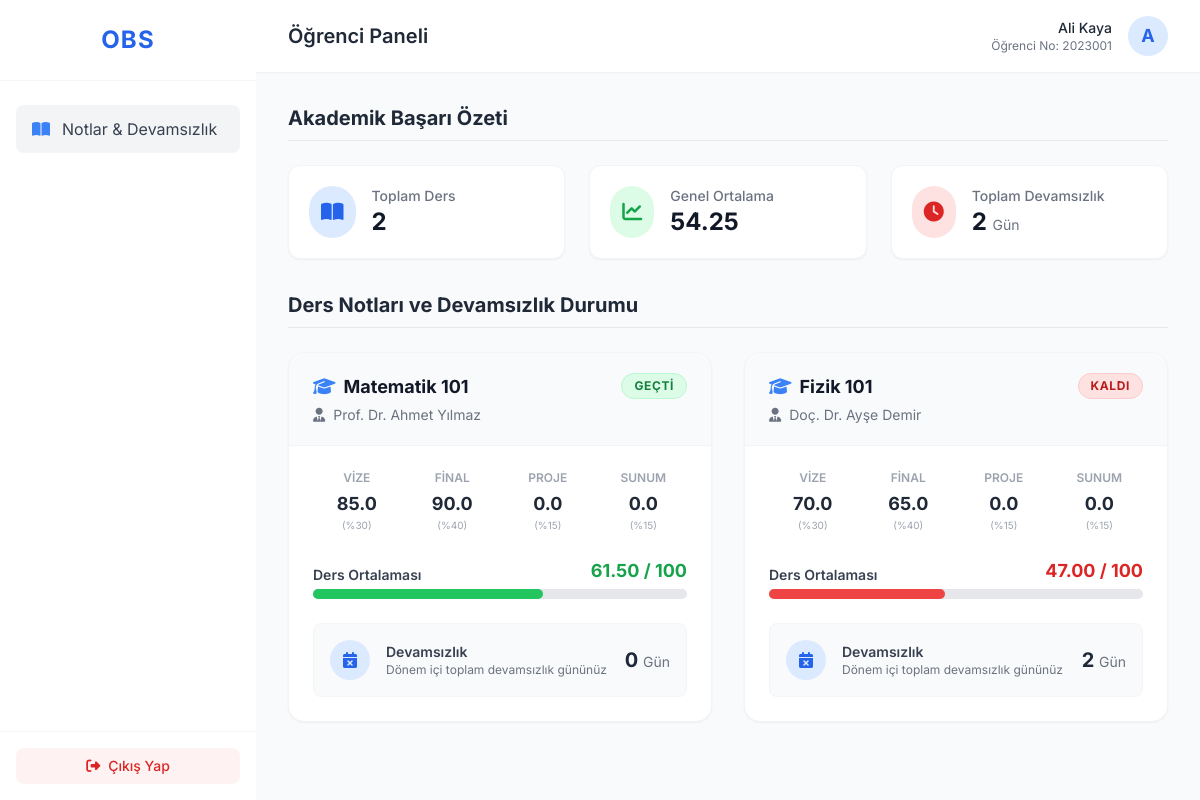
The app's page /student_dashboard (signed in) with its own data.
### models.py (models this page shows)
class User(db.Model, UserMixin):
    __tablename__ = 'user'
    id = db.Column(db.Integer, primary_key=True)
    username = db.Column(db.String(50), unique=True, nullable=False)
    password = db.Column(db.String(255), nullable=False)
    role = db.Column(db.String(20), nullable=False) # 'admin', 'academician', 'student'
    name_surname = db.Column(db.String(100), nullable=False)
    student_number = db.Column(db.String(20), nullable=True) # Sadece öğrenciler için
    courses_taught = db.relationship('Course', backref='academician', lazy=True)
    enrollments = db.relationship('Enrollment', backref='student', lazy=True)

class Enrollment(db.Model):
    __tablename__ = 'enrollment'
    id = db.Column(db.Integer, primary_key=True)
    student_id = db.Column(db.Integer, db.ForeignKey('user.id'), nullable=False)
    course_id = db.Column(db.Integer, db.ForeignKey('course.id'), nullable=False)
    vize = db.Column(db.Float, default=0.0)
    final = db.Column(db.Float, default=0.0)
    proje = db.Column(db.Float, default=0.0)
    sunum = db.Column(db.Float, default=0.0)
    devamsizlik = db.Column(db.Integer, default=0)
    __table_args__ = (db.UniqueConstraint('student_id', 'course_id', name='_student_course_uc'),)

class Course(db.Model):
    __tablename__ = 'course'
    id = db.Column(db.Integer, primary_key=True)
    name = db.Column(db.String(100), nullable=False)
    academician_id = db.Column(db.Integer, db.ForeignKey('user.id'), nullable=True)
    enrollments = db.relationship('Enrollment', backref='course', lazy=True)

### app.py (the view)
@app.route('/student_dashboard')
@login_required
def student_dashboard():
    if current_user.role != 'student':
        return "Yetkisiz Erişim", 403
    enrollments = Enrollment.query.filter_by(student_id=current_user.id).all()
    return render_template('student_dashboard.html', enrollments=enrollments)

### app.py (called while the page is built)
@login_manager.user_loader
def load_user(user_id):
    return User.query.get(int(user_id))

### templates/student_dashboard.html
{% extends "base.html" %}
{% block header_title %}Öğrenci Paneli{% endblock %}
{% block content %}
<div class="mb-8">
    <h3 class="text-xl font-bold text-gray-800 border-b pb-2 mb-6">Akademik Başarı Özeti</h3>
    {% if not enrollments %}
    <div class="bg-yellow-50 border-l-4 border-yellow-400 p-4 text-yellow-700 rounded-md">
        <p>Kayıtlı olduğunuz herhangi bir ders bulunmamaktadır.</p>
    </div>
    {% else %}
    <div class="grid grid-cols-1 md:grid-cols-3 gap-6 mb-8">
        <div class="bg-white rounded-xl shadow-sm border border-gray-100 p-5 flex items-center space-x-4">
            <div class="p-3 rounded-full bg-blue-100 text-blue-600">
                <i class="fa-solid fa-book-open text-xl"></i>
            </div>
            <div>
                <p class="text-sm font-medium text-gray-500">Toplam Ders</p>
                <p class="text-2xl font-bold text-gray-900">{{ enrollments|length }}</p>
            </div>
        </div>
        {% set total_avg = namespace(value=0) %}
        {% set total_absent = namespace(value=0) %}
        {% for en in enrollments %}
            {% set avg = (en.vize * 0.3) + (en.final * 0.4) + (en.proje * 0.15) + (en.sunum * 0.15) %}
            {% set total_avg.value = total_avg.value + avg %}
            {% set total_absent.value = total_absent.value + en.devamsizlik %}
        {% endfor %}
        {% set general_avg = total_avg.value / (enrollments|length) if enrollments|length > 0 else 0 %}
        <div class="bg-white rounded-xl shadow-sm border border-gray-100 p-5 flex items-center space-x-4">
            <div class="p-3 rounded-full bg-green-100 text-green-600">
                <i class="fa-solid fa-chart-line text-xl"></i>
            </div>
            <div>
                <p class="text-sm font-medium text-gray-500">Genel Ortalama</p>
                <p class="text-2xl font-bold text-gray-900">{{ "%.2f"|format(general_avg) }}</p>
            </div>
        </div>
        <div class="bg-white rounded-xl shadow-sm border border-gray-100 p-5 flex items-center space-x-4">
            <div class="p-3 rounded-full bg-red-100 text-red-600">
                <i class="fa-solid fa-clock text-xl"></i>
            </div>
            <div>
                <p class="text-sm font-medium text-gray-500">Toplam Devamsızlık</p>
                <p class="text-2xl font-bold text-gray-900">{{ total_absent.value }} <span class="text-sm font-normal text-gray-500">Gün</span></p>
            </div>
        </div>
    </div>
    <h3 class="text-xl font-bold text-gray-800 border-b pb-2 mb-6">Ders Notları ve Devamsızlık Durumu</h3>
    <div class="grid grid-cols-1 lg:grid-cols-2 gap-8">
        {% for en in enrollments %}
        {% set avg = (en.vize * 0.3) + (en.final * 0.4) + (en.proje * 0.15) + (en.sunum * 0.15) %}
        <div class="bg-white rounded-2xl shadow-sm border border-gray-100 overflow-hidden hover:shadow-md transition-shadow flex flex-col">
            <div class="bg-gray-50 px-6 py-5 border-b border-gray-100 flex justify-between items-start">
                <div>
                    <h4 class="text-lg font-bold text-gray-900"><i class="fa-solid fa-graduation-cap mr-2 text-blue-500"></i>{{ en.course.name }}</h4>
                    <p class="text-sm text-gray-500 mt-1"><i class="fa-solid fa-user-tie mr-1"></i> {{ en.course.academician.name_surname if en.course.academician else 'Belirtilmedi' }}</p>
                </div>
                {% if avg >= 50 %}
                    <span class="px-3 py-1 bg-green-100 text-green-700 text-xs font-bold uppercase tracking-wider rounded-full border border-green-200">Geçti</span>
                {% else %}
                    <span class="px-3 py-1 bg-red-100 text-red-700 text-xs font-bold uppercase tracking-wider rounded-full border border-red-200">Kaldı</span>
                {% endif %}
            </div>
            <div class="p-6 flex-1 flex flex-col justify-between space-y-6">
                <div class="grid grid-cols-4 gap-2 text-center">
                    <div>
                        <p class="text-xs text-gray-400 font-semibold uppercase mb-1">Vize</p>
                        <p class="text-lg font-bold text-gray-800">{{ "%.1f"|format(en.vize) }}</p>
                        <p class="text-[10px] text-gray-400">(%30)</p>
                    </div>
                    <div>
                        <p class="text-xs text-gray-400 font-semibold uppercase mb-1">Final</p>
                        <p class="text-lg font-bold text-gray-800">{{ "%.1f"|format(en.final) }}</p>
                        <p class="text-[10px] text-gray-400">(%40)</p>
                    </div>
                    <div>
                        <p class="text-xs text-gray-400 font-semibold uppercase mb-1">Proje</p>
                        <p class="text-lg font-bold text-gray-800">{{ "%.1f"|format(en.proje) }}</p>
                        <p class="text-[10px] text-gray-400">(%15)</p>
                    </div>
                    <div>
                        <p class="text-xs text-gray-400 font-semibold uppercase mb-1">Sunum</p>
                        <p class="text-lg font-bold text-gray-800">{{ "%.1f"|format(en.sunum) }}</p>
                        <p class="text-[10px] text-gray-400">(%15)</p>
                    </div>
                </div>
                <div>
                    <div class="flex justify-between items-end mb-1">
                        <span class="text-sm font-semibold text-gray-700">Ders Ortalaması</span>
                        <span class="text-lg font-bold {% if avg >= 50 %}text-green-600{% else %}text-red-600{% endif %}">{{ "%.2f"|format(avg) }} / 100</span>
                    </div>
                    <div class="w-full bg-gray-200 rounded-full h-2.5">
                        <div class="h-2.5 rounded-full {% if avg >= 50 %}bg-green-500{% else %}bg-red-500{% endif %}" style="width: {{ avg }}%"></div>
                    </div>
                </div>
                <div class="bg-gray-50 rounded-lg p-4 border border-gray-100 flex items-center justify-between">
                    <div class="flex items-center">
                        <div class="w-10 h-10 rounded-full flex items-center justify-center {% if en.devamsizlik > 5 %}bg-red-100 text-red-600{% elif en.devamsizlik > 2 %}bg-yellow-100 text-yellow-600{% else %}bg-blue-100 text-blue-600{% endif %} mr-4">
                            <i class="fa-solid fa-calendar-xmark"></i>
                        </div>
                        <div>
                            <p class="text-sm font-semibold text-gray-700">Devamsızlık</p>
                            <p class="text-xs text-gray-500">Dönem içi toplam devamsızlık gününüz</p>
                        </div>
                    </div>
                    <div class="text-xl font-bold {% if en.devamsizlik > 5 %}text-red-600{% elif en.devamsizlik > 2 %}text-yellow-600{% else %}text-gray-800{% endif %}">
                        {{ en.devamsizlik }} <span class="text-sm font-normal text-gray-500">Gün</span>
                    </div>
                </div>
            </div>
        </div>
        {% endfor %}
    </div>
    {% endif %}
</div>
{% endblock %}

### templates/base.html (shortened to what this page needs)
<!DOCTYPE html>
<html lang="tr">
<head>
    <script src="https://cdn.tailwindcss.com"></script>
    <link rel="stylesheet" href="https://cdnjs.cloudflare.com/ajax/libs/font-awesome/6.4.0/css/all.min.css">
</head>
<body class="bg-gray-50 text-gray-800 relative">
    {% if current_user.is_authenticated %}
    <div class="flex h-screen overflow-hidden">
        <aside class="w-64 bg-white shadow-md flex-shrink-0 flex flex-col">
            <div class="p-6 border-b border-gray-100 flex items-center justify-center">
                <h1 class="text-2xl font-bold text-blue-600 tracking-wider">OBS</h1>
            </div>
            <nav class="flex-1 px-4 py-6 space-y-2 overflow-y-auto">
                {% if current_user.role == 'admin' %}
                    <a href="{{ url_for('admin_dashboard') }}" class="flex items-center px-4 py-3 text-gray-700 bg-gray-100 rounded-lg hover:bg-gray-200 transition-colors">
                        <i class="fa-solid fa-gauge mr-3 text-blue-500"></i> Yönetim Paneli
                    </a>
                {% elif current_user.role == 'academician' %}
                    <a href="{{ url_for('academician_dashboard') }}" class="flex items-center px-4 py-3 text-gray-700 bg-gray-100 rounded-lg hover:bg-gray-200 transition-colors">
                        <i class="fa-solid fa-chalkboard-user mr-3 text-blue-500"></i> Derslerim
                    </a>
                {% elif current_user.role == 'student' %}
                    <a href="{{ url_for('student_dashboard') }}" class="flex items-center px-4 py-3 text-gray-700 bg-gray-100 rounded-lg hover:bg-gray-200 transition-colors">
                        <i class="fa-solid fa-book-open mr-3 text-blue-500"></i> Notlar & Devamsızlık
                    </a>
                {% endif %}
            </nav>
            <div class="p-4 border-t border-gray-100">
                <a href="{{ url_for('logout') }}" class="flex items-center justify-center w-full px-4 py-2 text-sm font-medium text-red-600 bg-red-50 rounded-lg hover:bg-red-100 transition-colors">
                    <i class="fa-solid fa-right-from-bracket mr-2"></i> Çıkış Yap
                </a>
            </div>
        </aside>
        <main class="flex-1 flex flex-col overflow-hidden">
            <header class="bg-white shadow-sm z-10 py-4 px-8 flex justify-between items-center">
                <div>
                    <h2 class="text-xl font-semibold text-gray-800">
                        {% block header_title %}Hoş Geldiniz{% endblock %}
                    </h2>
                </div>
                <div class="flex items-center space-x-4">
                    <div class="text-right">
                        <p class="text-sm font-medium text-gray-800">{{ current_user.name_surname }}</p>
                        <p class="text-xs text-gray-500">
                            {% if current_user.role == 'admin' %} Yönetici
                            {% elif current_user.role == 'academician' %} Akademisyen
                            {% elif current_user.role == 'student' %} Öğrenci No: {{ current_user.student_number }}
                            {% endif %}
                        </p>
                    </div>
                    <div class="w-10 h-10 rounded-full bg-blue-100 flex items-center justify-center text-blue-600 font-bold text-lg">
                        {{ current_user.name_surname[0] }}
                    </div>
                </div>
            </header>
            <div class="flex-1 overflow-y-auto p-8 bg-gray-50">
                {% block content %}{% endblock %}
            </div>
        </main>
    </div>
    {% else %}
        {% block no_auth_content %}{% endblock %}
    {% endif %}
</body>
</html>

### templates/base.html (style rules this page uses)
body { font-family: 'Inter', sans-serif; }

### records on screen
User: name_surname "Ali Kaya", student_number "2023001", name_surname "A"
Enrollment: course.name "Matematik 101", course.academician "Prof. Dr. Ahmet Yılmaz", shows "GEÇTI", vize "85.0", final "90.0", proje "0.0", sunum "0.0", avg "61.50", {{ avg }} 61.5 (drawn), devamsizlik "0"
Enrollment: course.name "Fizik 101", course.academician "Doç. Dr. Ayşe Demir", shows "KALDI", vize "70.0", final "65.0", proje "0.0", sunum "0.0", avg "47.00", {{ avg }} 47.0 (drawn), devamsizlik "2"

### other values on screen
{{ enrollments|length }} "2"
{{ "%.2f"|format(general_avg) }} "54.25"
{{ total_absent.value }} "2"
